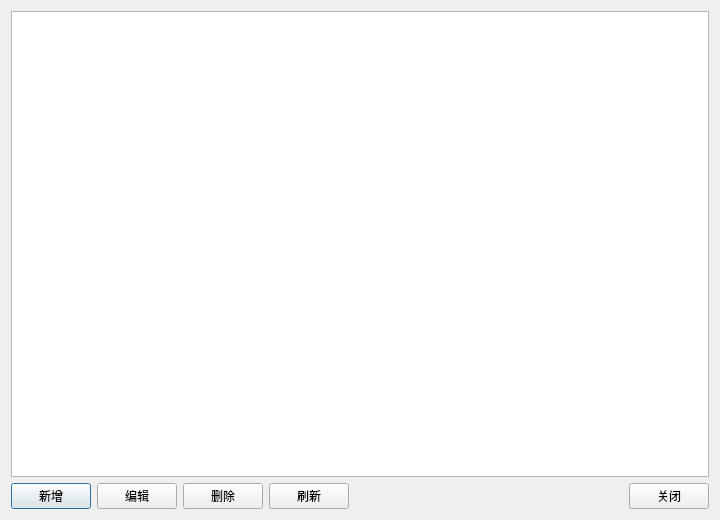
<?xml version="1.0" encoding="UTF-8"?>
<ui version="4.0">
 <class>FunctionManagerDialog</class>
 <widget class="QDialog" name="FunctionManagerDialog">
  <property name="geometry">
   <rect>
    <x>0</x>
    <y>0</y>
    <width>720</width>
    <height>520</height>
   </rect>
  </property>
  <property name="windowTitle">
   <string>系统功能管理</string>
  </property>
  <layout class="QVBoxLayout" name="verticalLayout">
   <item>
    <widget class="QTableWidget" name="tableFunctions"/>
   </item>
   <item>
    <layout class="QHBoxLayout" name="horizontalLayoutButtons">
     <item>
      <widget class="QPushButton" name="btnAdd">
       <property name="text">
        <string>新增</string>
       </property>
      </widget>
     </item>
     <item>
      <widget class="QPushButton" name="btnEdit">
       <property name="text">
        <string>编辑</string>
       </property>
      </widget>
     </item>
     <item>
      <widget class="QPushButton" name="btnDelete">
       <property name="text">
        <string>删除</string>
       </property>
      </widget>
     </item>
     <item>
      <widget class="QPushButton" name="btnRefresh">
       <property name="text">
        <string>刷新</string>
       </property>
      </widget>
     </item>
     <item>
      <spacer name="horizontalSpacer">
       <property name="orientation">
        <enum>Qt::Horizontal</enum>
       </property>
       <property name="sizeHint" stdset="0">
        <size>
         <width>40</width>
         <height>20</height>
        </size>
       </property>
      </spacer>
     </item>
     <item>
      <widget class="QPushButton" name="btnClose">
       <property name="text">
        <string>关闭</string>
       </property>
      </widget>
     </item>
    </layout>
   </item>
  </layout>
 </widget>
 <resources/>
 <connections/>
</ui>
